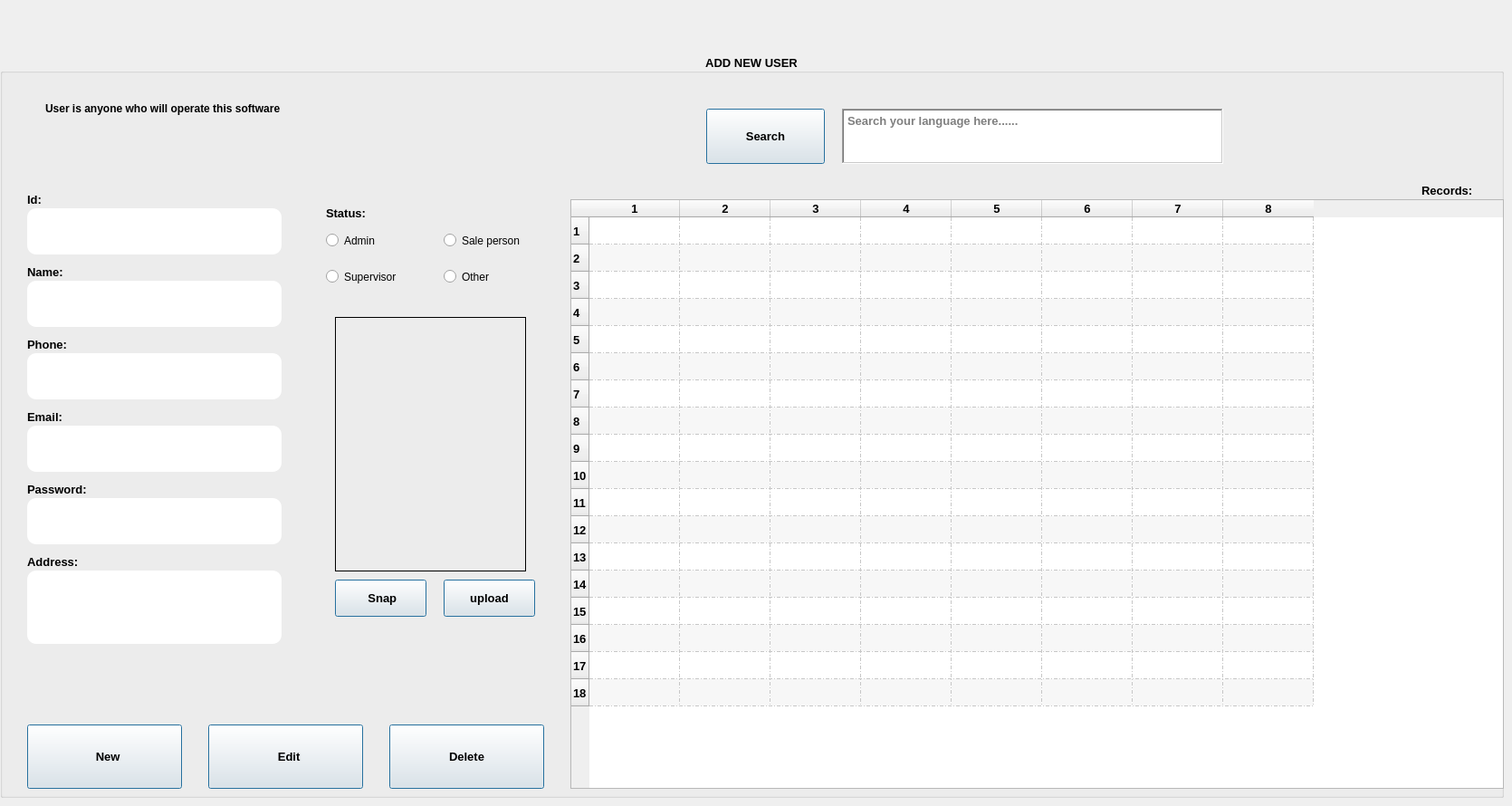
     <widget class="QWidget" name="add_user_tab">
      <attribute name="title">
       <string>Add User</string>
      </attribute>
      <widget class="QGroupBox" name="groupBox_22">
       <property name="geometry">
        <rect>
         <x>0</x>
         <y>60</y>
         <width>1661</width>
         <height>821</height>
        </rect>
       </property>
       <property name="font">
        <font>
         <family>Segoe UI</family>
         <pointsize>10</pointsize>
         <weight>75</weight>
         <bold>true</bold>
        </font>
       </property>
       <property name="title">
        <string>ADD NEW USER</string>
       </property>
       <property name="alignment">
        <set>Qt::AlignCenter</set>
       </property>
       <widget class="QTableWidget" name="add_users_table">
        <property name="geometry">
         <rect>
          <x>630</x>
          <y>160</y>
          <width>1031</width>
          <height>651</height>
         </rect>
        </property>
        <property name="tabKeyNavigation">
         <bool>false</bool>
        </property>
        <property name="dragDropOverwriteMode">
         <bool>false</bool>
        </property>
        <property name="alternatingRowColors">
         <bool>true</bool>
        </property>
        <property name="showGrid">
         <bool>true</bool>
        </property>
        <property name="gridStyle">
         <enum>Qt::DashDotLine</enum>
        </property>
        <property name="sortingEnabled">
         <bool>true</bool>
        </property>
        <property name="rowCount">
         <number>18</number>
        </property>
        <property name="columnCount">
         <number>8</number>
        </property>
        <attribute name="verticalHeaderCascadingSectionResizes">
         <bool>true</bool>
        </attribute>
        <attribute name="verticalHeaderShowSortIndicator" stdset="0">
         <bool>true</bool>
        </attribute>
        <row/>
        <row/>
        <row/>
        <row/>
        <row/>
        <row/>
        <row/>
        <row/>
        <row/>
        <row/>
        <row/>
        <row/>
        <row/>
        <row/>
        <row/>
        <row/>
        <row/>
        <row/>
        <column/>
        <column/>
        <column/>
        <column/>
        <column/>
        <column/>
        <column/>
        <column/>
       </widget>
       <widget class="QLineEdit" name="show_name">
        <property name="geometry">
         <rect>
          <x>30</x>
          <y>250</y>
          <width>281</width>
          <height>51</height>
         </rect>
        </property>
        <property name="styleSheet">
         <string notr="true">background-color: white;
color: black; border-radius: 10px;</string>
        </property>
        <property name="clearButtonEnabled">
         <bool>true</bool>
        </property>
       </widget>
       <widget class="QLineEdit" name="show_phone">
        <property name="geometry">
         <rect>
          <x>30</x>
          <y>330</y>
          <width>281</width>
          <height>51</height>
         </rect>
        </property>
        <property name="styleSheet">
         <string notr="true">background-color: white;
color: black; border-radius: 10px;</string>
        </property>
        <property name="clearButtonEnabled">
         <bool>true</bool>
        </property>
       </widget>
       <widget class="QPushButton" name="btn_edit_user">
        <property name="geometry">
         <rect>
          <x>230</x>
          <y>740</y>
          <width>171</width>
          <height>71</height>
         </rect>
        </property>
        <property name="font">
         <font>
          <family>Segoe UI</family>
          <pointsize>10</pointsize>
          <weight>75</weight>
          <bold>true</bold>
         </font>
        </property>
        <property name="text">
         <string>  Edit</string>
        </property>
        <property name="icon">
         <iconset resource="Materials.qrc">
          <normaloff>:/new/Icons/Edit Property.png</normaloff>:/new/Icons/Edit Property.png</iconset>
        </property>
        <property name="iconSize">
         <size>
          <width>50</width>
          <height>50</height>
         </size>
        </property>
        <property name="default">
         <bool>true</bool>
        </property>
       </widget>
       <widget class="QPushButton" name="btn_add_user">
        <property name="geometry">
         <rect>
          <x>30</x>
          <y>740</y>
          <width>171</width>
          <height>71</height>
         </rect>
        </property>
        <property name="font">
         <font>
          <family>Segoe UI</family>
          <pointsize>10</pointsize>
          <weight>75</weight>
          <bold>true</bold>
         </font>
        </property>
        <property name="text">
         <string>  New</string>
        </property>
        <property name="icon">
         <iconset resource="Materials.qrc">
          <normaloff>:/new/Icons/Registration.png</normaloff>:/new/Icons/Registration.png</iconset>
        </property>
        <property name="iconSize">
         <size>
          <width>50</width>
          <height>50</height>
         </size>
        </property>
        <property name="default">
         <bool>true</bool>
        </property>
       </widget>
       <widget class="QPushButton" name="browse_user_photo">
        <property name="geometry">
         <rect>
          <x>490</x>
          <y>580</y>
          <width>101</width>
          <height>41</height>
         </rect>
        </property>
        <property name="font">
         <font>
          <family>Segoe UI</family>
          <pointsize>10</pointsize>
          <weight>75</weight>
          <bold>true</bold>
         </font>
        </property>
        <property name="text">
         <string>upload</string>
        </property>
        <property name="icon">
         <iconset resource="Materials.qrc">
          <normaloff>:/new/Icons/Browse Folder.png</normaloff>:/new/Icons/Browse Folder.png</iconset>
        </property>
        <property name="iconSize">
         <size>
          <width>25</width>
          <height>25</height>
         </size>
        </property>
        <property name="default">
         <bool>true</bool>
        </property>
       </widget>
       <widget class="QPushButton" name="btn_user_snap_photo">
        <property name="geometry">
         <rect>
          <x>370</x>
          <y>580</y>
          <width>101</width>
          <height>41</height>
         </rect>
        </property>
        <property name="font">
         <font>
          <family>Segoe UI</family>
          <pointsize>10</pointsize>
          <weight>75</weight>
          <bold>true</bold>
         </font>
        </property>
        <property name="text">
         <string> Snap</string>
        </property>
        <property name="icon">
         <iconset resource="Materials.qrc">
          <normaloff>:/new/Icons/Camera.png</normaloff>:/new/Icons/Camera.png</iconset>
        </property>
        <property name="iconSize">
         <size>
          <width>25</width>
          <height>25</height>
         </size>
        </property>
        <property name="default">
         <bool>true</bool>
        </property>
       </widget>
       <widget class="QRadioButton" name="admin_radioButton">
        <property name="geometry">
         <rect>
          <x>360</x>
          <y>190</y>
          <width>81</width>
          <height>31</height>
         </rect>
        </property>
        <property name="font">
         <font>
          <family>Segoe UI</family>
          <pointsize>9</pointsize>
          <weight>50</weight>
          <bold>false</bold>
         </font>
        </property>
        <property name="text">
         <string>Admin</string>
        </property>
       </widget>
       <widget class="QRadioButton" name="sales_person_radioButton">
        <property name="geometry">
         <rect>
          <x>490</x>
          <y>190</y>
          <width>121</width>
          <height>31</height>
         </rect>
        </property>
        <property name="font">
         <font>
          <family>Segoe UI</family>
          <pointsize>9</pointsize>
          <weight>50</weight>
          <bold>false</bold>
         </font>
        </property>
        <property name="text">
         <string>Sale person</string>
        </property>
       </widget>
       <widget class="QLabel" name="user_photo">
        <property name="geometry">
         <rect>
          <x>370</x>
          <y>290</y>
          <width>211</width>
          <height>281</height>
         </rect>
        </property>
        <property name="frameShape">
         <enum>QFrame::Box</enum>
        </property>
        <property name="frameShadow">
         <enum>QFrame::Plain</enum>
        </property>
        <property name="midLineWidth">
         <number>1</number>
        </property>
        <property name="text">
         <string/>
        </property>
        <property name="scaledContents">
         <bool>true</bool>
        </property>
       </widget>
       <widget class="QLabel" name="label_469">
        <property name="geometry">
         <rect>
          <x>30</x>
          <y>230</y>
          <width>61</width>
          <height>20</height>
         </rect>
        </property>
        <property name="text">
         <string>Name:</string>
        </property>
       </widget>
       <widget class="QLabel" name="label_470">
        <property name="geometry">
         <rect>
          <x>30</x>
          <y>310</y>
          <width>71</width>
          <height>20</height>
         </rect>
        </property>
        <property name="text">
         <string>Phone:</string>
        </property>
       </widget>
       <widget class="QLabel" name="label_471">
        <property name="geometry">
         <rect>
          <x>360</x>
          <y>160</y>
          <width>61</width>
          <height>31</height>
         </rect>
        </property>
        <property name="text">
         <string>Status:</string>
        </property>
       </widget>
       <widget class="QRadioButton" name="other_radioButton">
        <property name="geometry">
         <rect>
          <x>490</x>
          <y>230</y>
          <width>71</width>
          <height>31</height>
         </rect>
        </property>
        <property name="font">
         <font>
          <family>Segoe UI</family>
          <pointsize>9</pointsize>
          <weight>50</weight>
          <bold>false</bold>
         </font>
        </property>
        <property name="text">
         <string>Other</string>
        </property>
       </widget>
       <widget class="QRadioButton" name="supervisor_radioButton">
        <property name="geometry">
         <rect>
          <x>360</x>
          <y>230</y>
          <width>111</width>
          <height>31</height>
         </rect>
        </property>
        <property name="font">
         <font>
          <family>Segoe UI</family>
          <pointsize>9</pointsize>
          <weight>50</weight>
          <bold>false</bold>
         </font>
        </property>
        <property name="text">
         <string>Supervisor</string>
        </property>
       </widget>
       <widget class="QPushButton" name="btn_delete_user">
        <property name="geometry">
         <rect>
          <x>430</x>
          <y>740</y>
          <width>171</width>
          <height>71</height>
         </rect>
        </property>
        <property name="font">
         <font>
          <family>Segoe UI</family>
          <pointsize>10</pointsize>
          <weight>75</weight>
          <bold>true</bold>
         </font>
        </property>
        <property name="text">
         <string>Delete</string>
        </property>
        <property name="icon">
         <iconset resource="Materials.qrc">
          <normaloff>:/new/Icons/Remove.png</normaloff>:/new/Icons/Remove.png</iconset>
        </property>
        <property name="iconSize">
         <size>
          <width>50</width>
          <height>50</height>
         </size>
        </property>
        <property name="default">
         <bool>true</bool>
        </property>
       </widget>
       <widget class="QLabel" name="label_472">
        <property name="geometry">
         <rect>
          <x>1570</x>
          <y>140</y>
          <width>61</width>
          <height>20</height>
         </rect>
        </property>
        <property name="text">
         <string>Records:</string>
        </property>
       </widget>
       <widget class="QLineEdit" name="show_email">
        <property name="geometry">
         <rect>
          <x>30</x>
          <y>410</y>
          <width>281</width>
          <height>51</height>
         </rect>
        </property>
        <property name="styleSheet">
         <string notr="true">background-color: white;
color: black; border-radius: 10px;</string>
        </property>
        <property name="clearButtonEnabled">
         <bool>true</bool>
        </property>
       </widget>
       <widget class="QLabel" name="label_473">
        <property name="geometry">
         <rect>
          <x>30</x>
          <y>390</y>
          <width>61</width>
          <height>20</height>
         </rect>
        </property>
        <property name="text">
         <string>Email:</string>
        </property>
       </widget>
       <widget class="QLineEdit" name="show_user_address">
        <property name="geometry">
         <rect>
          <x>30</x>
          <y>570</y>
          <width>281</width>
          <height>81</height>
         </rect>
        </property>
        <property name="styleSheet">
         <string notr="true">background-color: white;
color: black; border-radius: 10px;</string>
        </property>
        <property name="clearButtonEnabled">
         <bool>true</bool>
        </property>
       </widget>
       <widget class="QLabel" name="label_474">
        <property name="geometry">
         <rect>
          <x>30</x>
          <y>550</y>
          <width>61</width>
          <height>20</height>
         </rect>
        </property>
        <property name="text">
         <string>Address:</string>
        </property>
       </widget>
       <widget class="QLineEdit" name="show_password">
        <property name="geometry">
         <rect>
          <x>30</x>
          <y>490</y>
          <width>281</width>
          <height>51</height>
         </rect>
        </property>
        <property name="styleSheet">
         <string notr="true">background-color: white;
color: black; border-radius: 10px;</string>
        </property>
        <property name="clearButtonEnabled">
         <bool>true</bool>
        </property>
       </widget>
       <widget class="QLabel" name="label_475">
        <property name="geometry">
         <rect>
          <x>30</x>
          <y>470</y>
          <width>81</width>
          <height>20</height>
         </rect>
        </property>
        <property name="text">
         <string>Password:</string>
        </property>
       </widget>
       <widget class="QLineEdit" name="show_Id">
        <property name="geometry">
         <rect>
          <x>30</x>
          <y>170</y>
          <width>281</width>
          <height>51</height>
         </rect>
        </property>
        <property name="styleSheet">
         <string notr="true">background-color: white;
color: black; border-radius: 10px;</string>
        </property>
        <property name="clearButtonEnabled">
         <bool>true</bool>
        </property>
       </widget>
       <widget class="QLabel" name="label_476">
        <property name="geometry">
         <rect>
          <x>30</x>
          <y>150</y>
          <width>61</width>
          <height>20</height>
         </rect>
        </property>
        <property name="text">
         <string>Id:</string>
        </property>
       </widget>
       <widget class="Line" name="line_5">
        <property name="geometry">
         <rect>
          <x>-27</x>
          <y>820</y>
          <width>20</width>
          <height>61</height>
         </rect>
        </property>
        <property name="orientation">
         <enum>Qt::Vertical</enum>
        </property>
       </widget>
       <widget class="QTextBrowser" name="user_Searchbar">
        <property name="geometry">
         <rect>
          <x>930</x>
          <y>60</y>
          <width>421</width>
          <height>61</height>
         </rect>
        </property>
        <property name="layoutDirection">
         <enum>Qt::LeftToRight</enum>
        </property>
        <property name="frameShape">
         <enum>QFrame::WinPanel</enum>
        </property>
        <property name="frameShadow">
         <enum>QFrame::Sunken</enum>
        </property>
        <property name="placeholderText">
         <string>Search your language here......</string>
        </property>
       </widget>
       <widget class="QPushButton" name="btn_search_user_3">
        <property name="geometry">
         <rect>
          <x>780</x>
          <y>60</y>
          <width>131</width>
          <height>61</height>
         </rect>
        </property>
        <property name="font">
         <font>
          <family>Segoe UI</family>
          <pointsize>10</pointsize>
          <weight>75</weight>
          <bold>true</bold>
         </font>
        </property>
        <property name="text">
         <string>Search</string>
        </property>
        <property name="icon">
         <iconset resource="Materials.qrc">
          <normaloff>:/new/Icons/Search.png</normaloff>:/new/Icons/Search.png</iconset>
        </property>
        <property name="iconSize">
         <size>
          <width>50</width>
          <height>50</height>
         </size>
        </property>
        <property name="default">
         <bool>true</bool>
        </property>
       </widget>
       <widget class="QLabel" name="label_609">
        <property name="geometry">
         <rect>
          <x>50</x>
          <y>50</y>
          <width>351</width>
          <height>20</height>
         </rect>
        </property>
        <property name="font">
         <font>
          <pointsize>9</pointsize>
          <weight>75</weight>
          <bold>true</bold>
         </font>
        </property>
        <property name="text">
         <string>User is anyone who will operate this software</string>
        </property>
       </widget>
      </widget>
     </widget>
